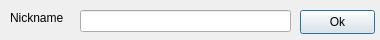
<?xml version="1.0" encoding="UTF-8"?>
<ui version="4.0">
 <class>DialogLogin</class>
 <widget class="QDialog" name="DialogLogin">
  <property name="geometry">
   <rect>
    <x>0</x>
    <y>0</y>
    <width>380</width>
    <height>40</height>
   </rect>
  </property>
  <property name="minimumSize">
   <size>
    <width>380</width>
    <height>40</height>
   </size>
  </property>
  <property name="maximumSize">
   <size>
    <width>380</width>
    <height>40</height>
   </size>
  </property>
  <property name="baseSize">
   <size>
    <width>380</width>
    <height>40</height>
   </size>
  </property>
  <property name="windowTitle">
   <string>Dialog</string>
  </property>
  <widget class="QLabel" name="l_nickname">
   <property name="geometry">
    <rect>
     <x>10</x>
     <y>10</y>
     <width>60</width>
     <height>15</height>
    </rect>
   </property>
   <property name="text">
    <string>Nickname</string>
   </property>
  </widget>
  <widget class="QPushButton" name="pb_logindialog_ok">
   <property name="geometry">
    <rect>
     <x>300</x>
     <y>10</y>
     <width>75</width>
     <height>24</height>
    </rect>
   </property>
   <property name="text">
    <string>Ok</string>
   </property>
  </widget>
  <widget class="QLineEdit" name="le_nickname">
   <property name="geometry">
    <rect>
     <x>80</x>
     <y>10</y>
     <width>211</width>
     <height>22</height>
    </rect>
   </property>
  </widget>
 </widget>
 <resources/>
 <connections/>
</ui>
